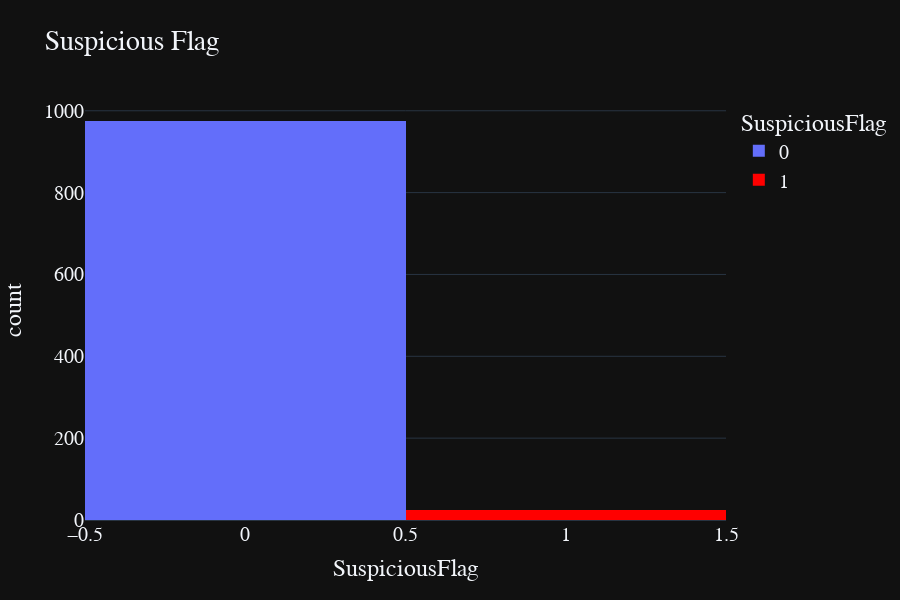

Write notebook code for a chart like this one.
### Code cell
px.histogram(temp,x="SuspiciousFlag",histfunc="count",title="Suspicious Flag",height=600,color="SuspiciousFlag",color_discrete_map={0:"#636efa",1:"red"})

### Figure 1 — Plotly figure (JSON) as saved in the notebook; plotly's stock layout.template omitted (floating-point values rounded to 4 significant figures; data arrays with more than 128 entries replaced by an {"elided": "..."} marker saying what was removed)
{"data": [{"alignmentgroup": "True", "bingroup": "x", "histfunc": "count", "hovertemplate": "SuspiciousFlag=%{x}<br>count=%{y}<extra></extra>", "legendgroup": "0", "marker": {"color": "#636efa", "pattern": {"shape": ""}}, "name": "0", "offsetgroup": "0", "orientation": "v", "showlegend": true, "type": "histogram", "x": {"elided": "975 int values"}, "xaxis": "x", "yaxis": "y"}, {"alignmentgroup": "True", "bingroup": "x", "histfunc": "count", "hovertemplate": "SuspiciousFlag=%{x}<br>count=%{y}<extra></extra>", "legendgroup": "1", "marker": {"color": "red", "pattern": {"shape": ""}}, "name": "1", "offsetgroup": "1", "orientation": "v", "showlegend": true, "type": "histogram", "x": [1, 1, 1, 1, 1, 1, 1, 1, 1, 1, 1, 1, 1, 1, 1, 1, 1, 1, 1, 1, 1, 1, 1, 1, 1], "xaxis": "x", "yaxis": "y"}], "layout": {"barmode": "relative", "height": 600, "legend": {"title": {"text": "SuspiciousFlag"}, "tracegroupgap": 0}, "title": {"text": "Suspicious Flag"}, "xaxis": {"anchor": "y", "categoryarray": [0, 1], "categoryorder": "array", "domain": [0, 1], "title": {"text": "SuspiciousFlag"}}, "yaxis": {"anchor": "x", "domain": [0, 1], "title": {"text": "count"}}}}
